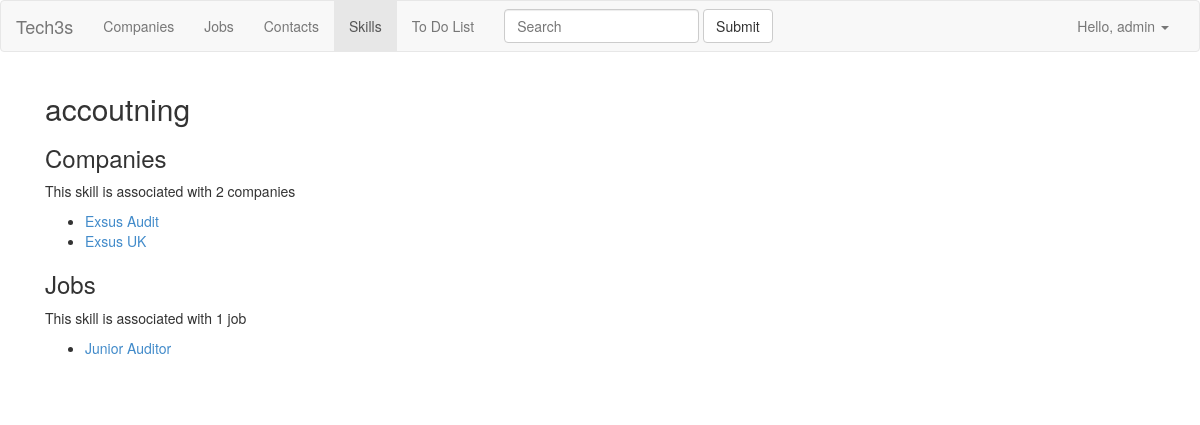
/skills/accoutning/ (signed in), run on an earlier commit of the app's database.
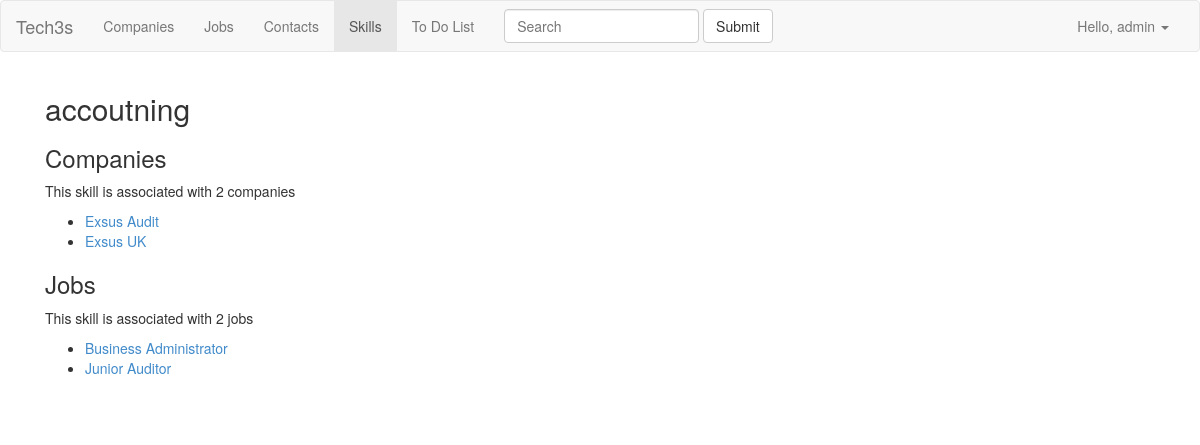
And on a later commit of the database.
### crm/models.py (models this page shows, shortened)
class Company(models.Model):
    STATUS_CHOICES = (
        ('contacted', 'Contacted'),
        ('accepted', 'Accepted'),
        ('declined', 'Declined'),
        ('n/a', 'N/A'),
    )
    name = models.CharField(max_length=100, db_index=True)
    legal_name = models.CharField(max_length=100, blank=True)
    cif = models.CharField(max_length=25, blank=True)
    website = models.URLField(blank=True)
    description = models.TextField(blank=True)
    address = models.CharField(max_length=100, blank=True)
    zip_code = models.CharField(max_length=10, blank=True)
    slug = models.SlugField(max_length=250, unique=True, blank=True)
    official_company = models.BooleanField(
        default=True,
        help_text='Official company in Nubelo, in case of duplicates',
        blank=True)
    fee = models.CharField(max_length=25, blank=True)
    nubelo_id = models.IntegerField(null=True, blank=True)
    nubelo_url = models.URLField(max_length=250, blank=True)
    status = models.CharField(max_length=15, choices=STATUS_CHOICES)
    updated = models.DateTimeField(auto_now=True)
    timestamp = models.DateTimeField(auto_now_add=True, db_index=True)
    city = models.ForeignKey(City, related_name='companies')
    industry = models.ForeignKey(Industry, related_name='companies')
    skills = models.ManyToManyField(Skill, related_name='companies')
    created_by = models.ForeignKey(
        settings.AUTH_USER_MODEL, related_name='created_companies',
        db_index=True)
    owner = models.ForeignKey(
        settings.AUTH_USER_MODEL, related_name='owned_companies')
    assigned_to = models.ForeignKey(
        settings.AUTH_USER_MODEL, related_name='assigned_companies')
    class Meta:
        ordering = ('-timestamp',)
        verbose_name_plural = "companies"
    def get_absolute_url(self):
        return reverse('crm_company_detail', kwargs={'slug': self.slug})

class Skill(models.Model):
    name = models.CharField(max_length=31, db_index=True, unique=True)
    slug = models.SlugField(max_length=31, unique=True)
    class Meta:
        ordering = ('name',)

class Job(models.Model):
    JOB_TYPE_CHOICES = (
        ('employee', 'Employee'),
        ('freelance', 'Freelance'),
    )
    STATUS_CHOICES = (
        ('open', 'Open'),
        ('won', 'Won'),
        ('lost', 'Lost'),
        ('canceled_by_client', 'Canceled by Client'),
    )
    title = models.CharField(max_length=250, db_index=True)
    description = models.TextField()
    zip_code = models.CharField(max_length=10, blank=True)
    num_vacancies = models.IntegerField(default=1)
    job_type = models.CharField(max_length=15, choices=JOB_TYPE_CHOICES)
    salary = models.DecimalField(max_digits=10, decimal_places=2)
    fee = models.CharField(max_length=25, blank=True)
    total_income = models.DecimalField(
        max_digits=10, decimal_places=2, null=True, blank=True)
    document = models.FileField(
        upload_to='uploads/docs/jobs/%Y/%m/%d/', blank=True)
    slug = models.SlugField(max_length=250, unique=True)
    timestamp = models.DateTimeField(auto_now_add=True, db_index=True)
    nubelo_id = models.IntegerField(null=True, blank=True)
    nubelo_url = models.URLField(max_length=250, blank=True)
    company = models.ForeignKey(Company, related_name='jobs')
    skills = models.ManyToManyField(Skill, related_name='jobs')
    city = models.ForeignKey(City, related_name='jobs')
    created_by = models.ForeignKey(
        settings.AUTH_USER_MODEL, related_name='created_jobs',
        db_index=True)
    assigned_to = models.ForeignKey(
        settings.AUTH_USER_MODEL, related_name='assigned_jobs')
    class Meta:
        ordering = ('-timestamp',)
    def get_absolute_url(self):
        return reverse(
            'crm_job_detail',
            kwargs={
                'company_slug': self.company.slug,
                'job_slug': self.slug,
            })

### crm/views.py (the view)
@class_login_required
class SkillDetail(DetailView):
    model = Skill

### crm/templates/crm/skill_detail.html (shortened to what this page needs)
{% extends "crm/base_crm.html" %}
{% block content %}
  <h2>{{ skill.name }}</h2>
  {% if skill.companies.all %}
    <section>
      <h3>Companies</h3>
      <p>
        This skill is associated with
        {{ skill.companies.count }}
        compan{{ skill.companies.count|pluralize:"y,ies" }}
      </p>
      <ul>
        {% for company in skill.companies.all %}
          <li>
            <a href="{{ company.get_absolute_url }}">{{ company.name }}</a>
          </li>
        {% endfor %}
      </ul>
    </section>
  {% endif %}
  {% if skill.jobs.all %}
    <section>
      <h3>Jobs</h3>
      <p>
        This skill is associated with
        {{ skill.jobs.count }}
        job{{ skill.jobs.count|pluralize}}
      </p>
      <ul>
        {% for job in skill.jobs.all %}
          <li>
            <a href="{{ job.get_absolute_url }}">{{ job.title|title }}</a>
          </li>
        {% endfor %}
      </ul>
    </section>
  {% endif %}
{% endblock %}

What changed in the data, as far as the page shows it:
computed for Skill "accoutning": jobs.count "1" → "2"
added Job: title "Business Administrator"
